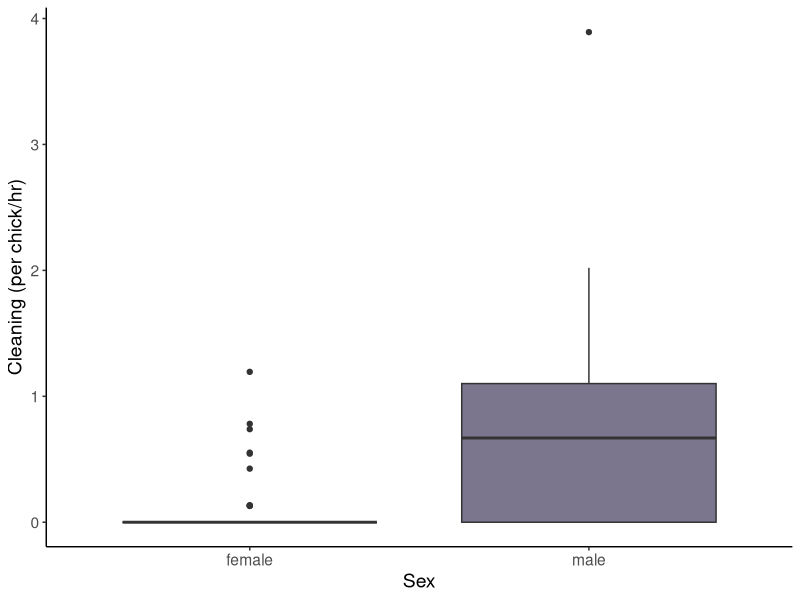
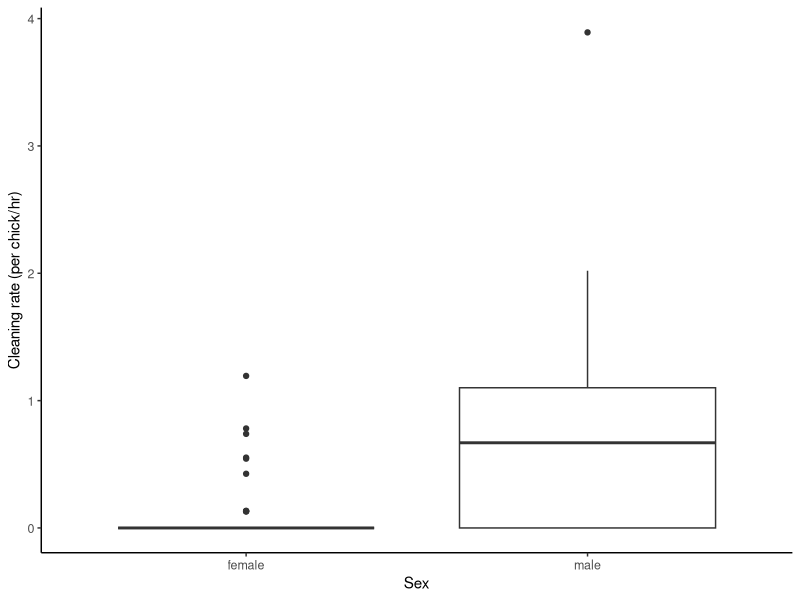

Reproduce these figures in R, in order. (Note: this script raises an error after producing the figures.)
# libraries ---------------------------------------------------------------

library(tidyverse)
library(reshape2)

# data --------------------------------------------------------------------

bbyvid <- read.csv("clean_data/bbyvid.csv", stringsAsFactors = FALSE)

# script ------------------------------------------------------------------

# Cleaning
bbyvid <-
  bbyvid %>%
  mutate(
    cleaning_rate = (cleaning/usable_video)*60,
    cleaning_rate_perchk = cleaning_rate/peeped_chick_count)

cleaning_male <- bbyvid %>% filter(sex == "male")
cleaning_female <- bbyvid %>% filter(sex == "female")

shapiro.test(cleaning_male$cleaning_rate_perchk) #not normal
shapiro.test(cleaning_female$cleaning_rate_perchk) #not normal

cleaning_test <- 
  wilcox.test(cleaning_female$cleaning_rate_perchk, 
              cleaning_male$cleaning_rate_perchk, 
              paired = TRUE, 
              exact = FALSE, 
              alternative = c("two.sided"), 
              conf.level = 0.95)
cleaning_test

zstat <- qnorm(cleaning_test$p.value/2)
zstat


# plot --------------------------------------------------------------------

colors_sex <- c("female" = "#F47C89", "male" = "#7b758e")

# Signficiant cleaning by sex (color)
ggplot(
  bbyvid, aes(x = sex, y = cleaning_rate_perchk, fill = sex)) + 
  geom_boxplot() + 
  labs(x = "Sex", 
       y = "Cleaning (per chick/hr)") +
  scale_fill_manual(values = colors_sex) +
  theme_classic() +
  theme(axis.title.x = element_text(size=14), 
        axis.title.y = element_text(size=14),
        legend.text = element_text(size=10),
        text = element_text(size=14),
        legend.position = "none") 

# B&W cleaning 
ggplot(
  bbyvid, 
  aes(x = sex, y = cleaning_rate_perchk, fill = NULL)) + 
  geom_boxplot() + 
  labs(x = "Sex", 
       y = "Cleaning rate (per chick/hr)") +
  scale_fill_grey(start = 0.6, end = 0.3) +
  theme_classic() +
  theme(axis.title.x = element_text(size=11), 
        axis.title.y = element_text(size=11),
        axis.text.y = element_text(size=9),
        axis.text.x = element_text(size=9),
        legend.text = element_text(size=10),
        legend.title = element_text(size=11),
        legend.position = "none") +
  ggsave(
  file = "cleaning_fig.pdf",
  path ="plots/",
  width = 3.5,
  height = 3,
  units = "in",
  dpi = 600)

# Poster 
ggplot(
  bbyvid, aes(x=Sex, y=Cleaning_rate_perchk, fill=Sex)) + 
  geom_boxplot() + 
  labs(x = "Sex", 
       y = "Cleaning rate\n(per chick/hr)") +
  scale_fill_manual(values = colors_sex) +
  theme_classic() +
  theme(axis.title.x = element_text(size=24), axis.title.y = element_text(size=24), text = element_text(size=24), legend.position = "none") 
